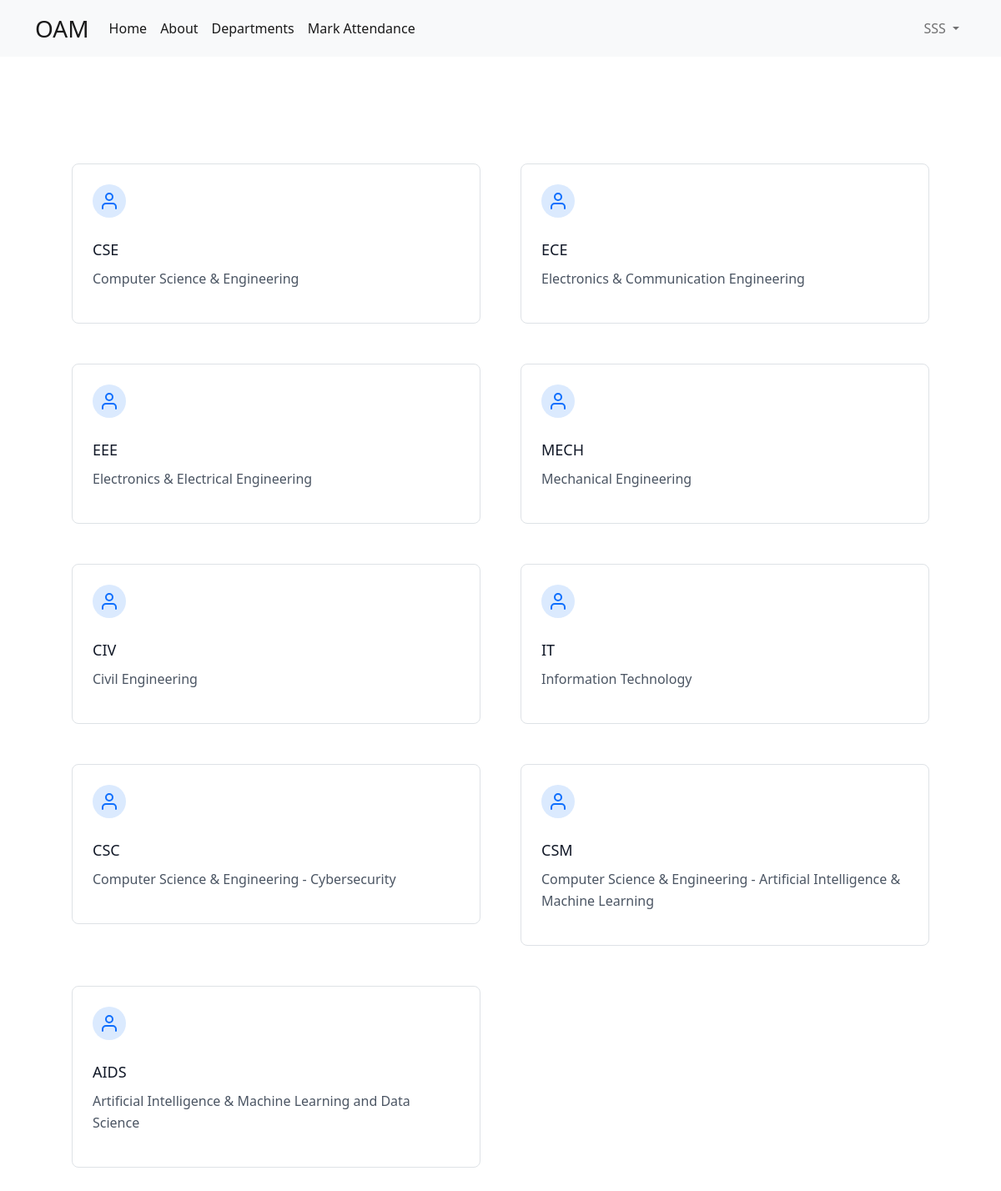
Page /departments (signed in) on the earlier database version.
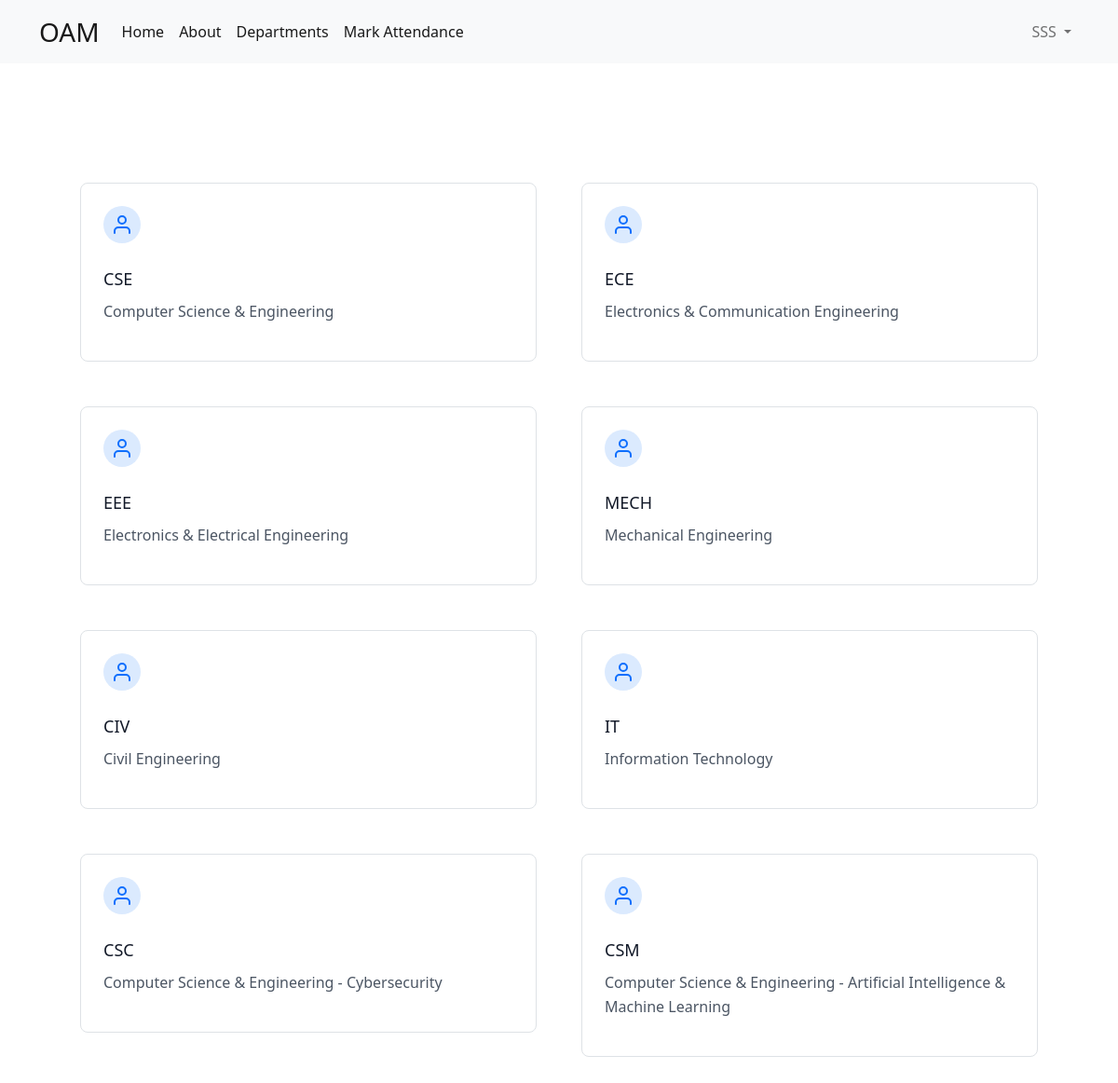
Same page on the later database version.
### core/models.py (models this page shows, shortened)
class User(AbstractUser):
    user_type        = models.CharField(
                    max_length = 10,
                    choices = user_types,
                    default='student',
                    null = False,
                )
    gender      = models.CharField(
                    max_length=50,
                    choices=sex_choice,
                    default='Male'
                )
    dob         = models.DateField(
                    _("date of birth"),
                    default=date.today,
                    null = True,
                    blank = True,
                    help_text="Please use the following format: <em>YYYY-MM-DD</em>."
                )
    date_joined = models.DateTimeField(_("date joined"), default=timezone.now)
    class Meta:
        ordering    = [
                        'first_name',
                        'last_name',
                        'dob',
                        'email',
                        'gender'
                    ]

### att/models.py (models this page shows, shortened)
class Department(models.Model):
    name = models.CharField(_("Name of the Department"), max_length=200)#, choices = dept_types, default=dept_types[7][1])
    short_name = models.CharField(max_length = 10, primary_key = True)

### att/views.py (the view)
# urls.py: path('departments', views.departments, name = 'departments'),
@login_required
@faculty_login_required
def departments(request):
    return render(request, 'depts.html', {
        'departments' : Department.objects.filter()
    })

### templates/depts.html (shortened to what this page needs)
{% extends 'base.html' %} {% block body %}
<section class="text-gray-600 body-font">
  <div class="container px-5 py-24 mx-auto">
    <div class="flex flex-wrap -m-4">
      {% for department in departments %}
        <div class="xl:w-1/3 md:w-1/2 p-4">
          <div class="border border-gray-200 p-6 rounded-lg">
            <div
              class="w-10 h-10 inline-flex items-center justify-center rounded-full bg-blue-100 text-blue-500 mb-4"
            >
              <a style="text-decoration:none" href="{% url 'department sections' department.short_name %}">
              <svg
                fill="none"
                stroke="currentColor"
                stroke-linecap="round"
                stroke-linejoin="round"
                stroke-width="2"
                class="w-6 h-6"
                viewBox="0 0 24 24"
              >
                <path d="M20 21v-2a4 4 0 00-4-4H8a4 4 0 00-4 4v2"></path>
                <circle cx="12" cy="7" r="4"></circle>
              </svg>
            </div>
            <h2 class="text-lg text-gray-900 font-medium title-font mb-2">
              {{ department.short_name }}
            </h2></a>
            <p class="leading-relaxed text-base">
              {{ department.name }}
            </p>
          </div>
        </div>
      {% endfor %}
    </div>
  </div>
</section>
{% endblock body %}

### templates/base.html (shortened to what this page needs)
<!DOCTYPE html>
<html lang="en">
<head>
    <link rel="stylesheet" href="https://cdnjs.cloudflare.com/ajax/libs/tailwindcss/2.0.2/tailwind.min.css">
    <link href="https://cdn.jsdelivr.net/npm/bootstrap@5.2.1/dist/css/bootstrap.min.css" rel="stylesheet">
</head>
<body>
    {% if not remove_navbar %}
        {% include 'nav.html' %}
    {% endif %}
    {% block body %}
    {% endblock %}
</body>
</html>

### templates/nav.html (shortened to what this page needs)
<nav class="navbar navbar-expand-lg bg-light mb-4">
    <div class="container   ">
      <a class="navbar-brand fs-3" href="{% url 'home' %}">OAM</a>
      <div class="collapse navbar-collapse" id="navbarSupportedContent">
        <ul class="navbar-nav me-auto mb-2 mb-lg-0">
          <li class="nav-item">
            <a class="nav-link active" aria-current="page" href="{% url 'home' %}">Home</a>
          </li>
          <li class="nav-item">
            <a class="nav-link active" aria-current="page" href="{% url 'about' %}">About</a>
          </li>
          {% if user.is_authenticated and user.user_type != 'student' %}
          <li class="nav-item">
            <a class="nav-link active" aria-current="page" href="{% url 'departments' %}">Departments</a>
          </li>
          <li class="nav-item">
            <a class="nav-link active" aria-current="page" href="{% url 'view_sections' %}">Mark Attendance</a>
          </li>
          {% endif %}
        </ul>
				{% if user.is_authenticated %}
					<ul class="navbar-nav mr-0 mb-2 mb-lg-0">
						<li class="nav-item dropdown">
							<a class="nav-link dropdown-toggle" href="#" role="button" data-bs-toggle="dropdown" aria-expanded="false">
								{{ user.username }}
							</a>
						</li>
					</ul>
        {% else %}
					<div class="form-inline my-2 my-lg-0">
						<a href="{% url 'login' %}" class="btn btn-outline-success">Login</a>
						<a href="{% url 'signup' %}" class="btn btn-primary ml-3">Signup</a>
					</div>
				{% endif %}
      </div>
    </div>
  </nav>

Differences in the rows shown:
removed Department: short_name "AIDS", name "Artificial Intelligence & Machine Learning and Data Science"
